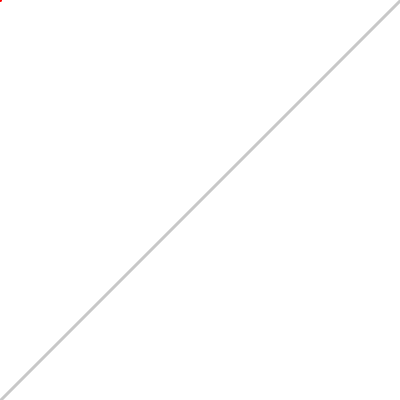
Frame 1 (no input)
Frame 60 (the mouse pressed at the canvas centre just before this capture): identical to frame 1, image omitted
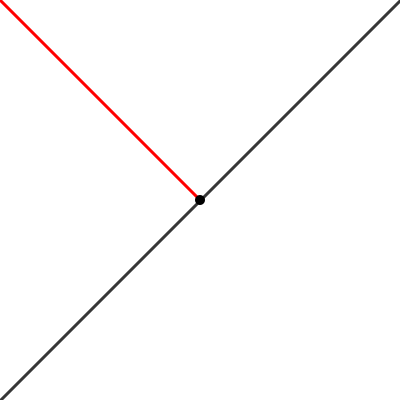
Frame 120 (the mouse held since frame 60 and released just before this capture)

The Processing sketch that drew these frames (run headless with seeded random() and noise(); from frame 60 on, the mouse is pressed at the canvas centre):

// Processing sketch: lineLine_Example
// ── lineLine_Example.pde
/*
LINE/LINE COLLISION DETECTION
 Jeff Thompson
 Fall 2011
 
 www.jeffreythompson.org
 */

// requires all position values be floats - will NOT work with ints
float youStartX, youStartY;      // x,y position of "you" - fixed starting point
float youX, youY;                // x,y position - this moves based on the mouse

float lineX1, lineY1, lineX2, lineY2;

void setup() {

  // BASIC SETUP STUFF
  size(400, 400);
  smooth();
  noCursor();
  strokeWeight(3);    // makes seeing things a little easier

  // PLACE FIXED "YOU" POINT IN UPPER-LEFT CORNER
  youStartX = 0;
  youStartY = 0;

  // POSITION FIXED LINE ACROSS THE SCREEN
  lineX1 = 0;
  lineY1 = height;
  lineX2 = width;
  lineY2 = 0;
}

void draw() {

  // REDRAW EACH FRAME
  background(255);

  // DRAW "YOU"
  youX = mouseX;
  youY = mouseY;
  stroke(255, 0, 0);
  line(youStartX, youStartY, youX, youY);

  // TEST FOR COLLISION
  // returns true if hit, false if not
  if (lineLine(youX, youY, youStartX, youStartY, lineX1, lineY1, lineX2, lineY2) == true) {
    stroke(0, 200);
  }
  else {
    stroke(200);
  }

  // DRAW STATIC LINE
  line(lineX1, lineY1, lineX2, lineY2);
}

/* 
 LINE/LINE COLLISION FUNCTION
 Based on the tutorial by Paul Bourke (thanks!):
 http://paulbourke.net/geometry/lineline2d
 ... and Ibackstrom (thanks!)
 http://community.topcoder.com/tc?module=Static&d1=tutorials&d2=geometry2
 
 Takes 8 arguments:
 + x,y positions of start and end of one line (in this case, the moving one)
 + x,y positions of start and end of the other line (in this case, the fixed one)
 
 Note: all values must be floats, otherwise rounding from ints will cause
 errors on one side of the line
 */

boolean lineLine(float x1, float y1, float x2, float y2, float x3, float y3, float x4, float y4) {

  // find uA and uB
  float uA = ((x4-x3)*(y1-y3) - (y4-y3)*(x1-x3)) / ((y4-y3)*(x2-x1) - (x4-x3)*(y2-y1));
  float uB = ((x2-x1)*(y1-y3) - (y2-y1)*(x1-x3)) / ((y4-y3)*(x2-x1) - (x4-x3)*(y2-y1));

  // note: if the below equations is true, the lines are parallel
  // ... this is the denominator of the above equations
  // (y4-y3)*(x2-x1) - (x4-x3)*(y2-y1)

  if (uA >= 0 && uA <= 1 && uB >= 0 && uB <= 1) {

    // find intersection point, if desired
    float intersectionX = x1 + (uA * (x2-x1));
    float intersectionY = y1 + (uA * (y2-y1));
    noStroke();
    fill(0);
    ellipse(intersectionX, intersectionY, 10,10);

    return true;
  }
  else {
    return false;
  }
}
